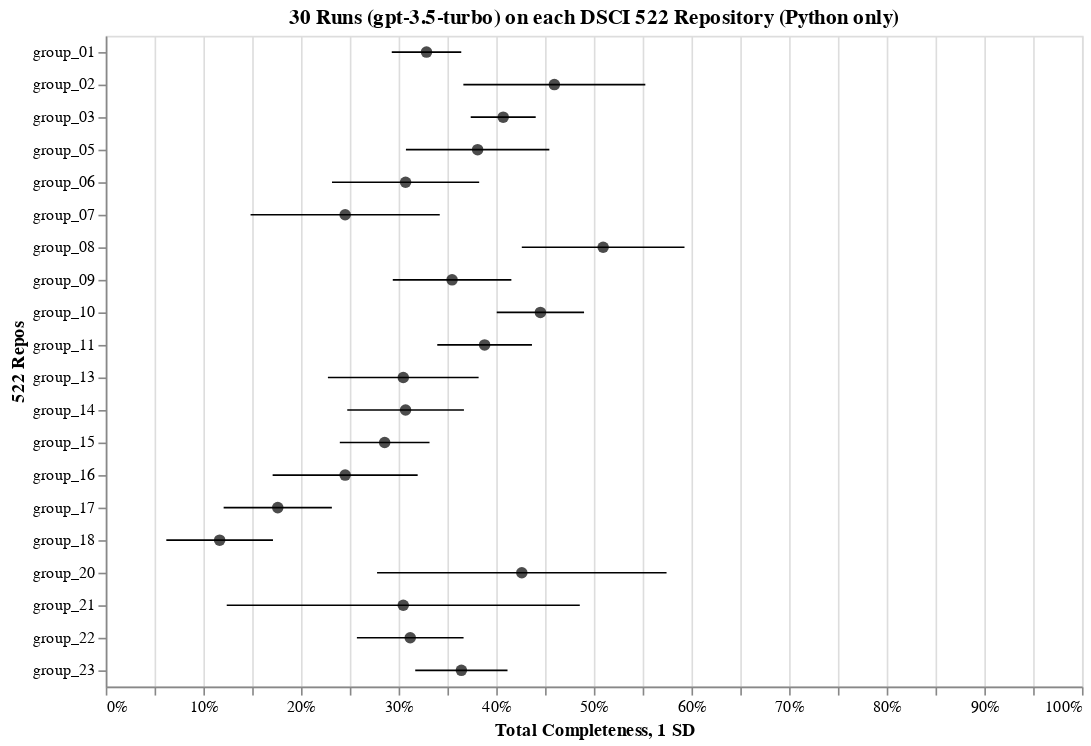

Notebook code for this chart:
### Code cell
base = alt.Chart(df_repo__stat.query('id == "total"')).transform_calculate(
    min="max(0, datum.mean-datum.std)",
    max="min(1, datum.mean+datum.std)"
)
    
# generate the points
points = base.mark_point(
    filled=True,
    size=50,
    color='black'
).encode(
    x=alt.X('mean:Q').scale(domainMin=0, domainMax=1).title("Total Completeness").axis(format='%'),#.axis(labelAngle=0),
    y=alt.Y('repo:N').title("522 Repos")#.scale(domainMin=0, domainMax=1).title('Score'),
)
    
# generate the error bars
errorbars = base.mark_errorbar().encode(
    x=alt.X("min:Q").title('1 SD'), #"id:N",
    x2="max:Q",
    y="repo:N"
)

(points + errorbars).properties(
    height=400,
    width=600,
    title="30 Runs (gpt-3.5-turbo) on each DSCI 522 Repository (Python only)"
)

### Figure 1 — Vega-Lite specification as saved in the notebook (floating-point values rounded to 4 significant figures)
{"config": {"view": {"continuousWidth": 300, "continuousHeight": 300}}, "layer": [{"mark": {"type": "point", "color": "black", "filled": true, "size": 50}, "encoding": {"x": {"axis": {"format": "%"}, "field": "mean", "scale": {"domainMin": 0, "domainMax": 1}, "title": "Total Completeness", "type": "quantitative"}, "y": {"field": "repo", "title": "522 Repos", "type": "nominal"}}, "transform": [{"calculate": "max(0, datum.mean-datum.std)", "as": "min"}, {"calculate": "min(1, datum.mean+datum.std)", "as": "max"}]}, {"mark": {"type": "errorbar"}, "encoding": {"x": {"field": "min", "title": "1 SD", "type": "quantitative"}, "x2": {"field": "max"}, "y": {"field": "repo", "type": "nominal"}}, "transform": [{"calculate": "max(0, datum.mean-datum.std)", "as": "min"}, {"calculate": "min(1, datum.mean+datum.std)", "as": "max"}]}], "data": {"name": "data-3a68fc3c9a0f9d16b83f3db9885dc051"}, "height": 400, "title": "30 Runs (gpt-3.5-turbo) on each DSCI 522 Repository (Python only)", "width": 600, "$schema": "https://vega.github.io/schema/vega-lite/v5.17.0.json", "datasets": {"data-3a68fc3c9a0f9d16b83f3db9885dc051": [{"repo": "group_01", "id": "total", "count": 30.0, "mean": 0.3286, "std": 0.03559}, {"repo": "group_02", "id": "total", "count": 30.0, "mean": 0.4595, "std": 0.09319}, {"repo": "group_03", "id": "total", "count": 30.0, "mean": 0.4071, "std": 0.03329}, {"repo": "group_05", "id": "total", "count": 30.0, "mean": 0.381, "std": 0.07345}, {"repo": "group_06", "id": "total", "count": 30.0, "mean": 0.3071, "std": 0.07538}, {"repo": "group_07", "id": "total", "count": 30.0, "mean": 0.2452, "std": 0.0969}, {"repo": "group_08", "id": "total", "count": 30.0, "mean": 0.5095, "std": 0.08333}, {"repo": "group_09", "id": "total", "count": 30.0, "mean": 0.3548, "std": 0.06073}, {"repo": "group_10", "id": "total", "count": 30.0, "mean": 0.4452, "std": 0.04472}, {"repo": "group_11", "id": "total", "count": 30.0, "mean": 0.3881, "std": 0.04849}, {"repo": "group_13", "id": "total", "count": 30.0, "mean": 0.3048, "std": 0.07719}, {"repo": "group_14", "id": "total", "count": 30.0, "mean": 0.3071, "std": 0.05976}, {"repo": "group_15", "id": "total", "count": 30.0, "mean": 0.2857, "std": 0.04595}, {"repo": "group_16", "id": "total", "count": 30.0, "mean": 0.2452, "std": 0.07429}, {"repo": "group_17", "id": "total", "count": 30.0, "mean": 0.1762, "std": 0.05543}, {"repo": "group_18", "id": "total", "count": 30.0, "mean": 0.1167, "std": 0.05464}, {"repo": "group_20", "id": "total", "count": 30.0, "mean": 0.4262, "std": 0.1483}, {"repo": "group_21", "id": "total", "count": 30.0, "mean": 0.3048, "std": 0.1808}, {"repo": "group_22", "id": "total", "count": 30.0, "mean": 0.3119, "std": 0.05464}, {"repo": "group_23", "id": "total", "count": 30.0, "mean": 0.3643, "std": 0.04727}]}}
